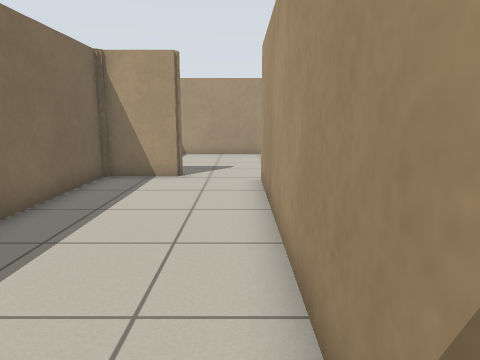
view 1 (above)

12 first-person views from a walk through a Stage world. The camera is 0.93 m above the floor, tilts 10° down and sees 70° across. The lines on the ground mark 1 m squares. The floor is counted in squares, 0.5 m on a side. Each view is taken from the middle of a square. On the plan, view 1 faces up. The plan holds only what a view shows up to about 17 squares ahead; the rest is blank. The robots in the file are not drawn.

view 2
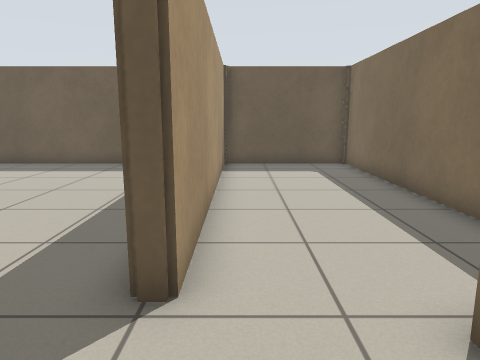

view 3
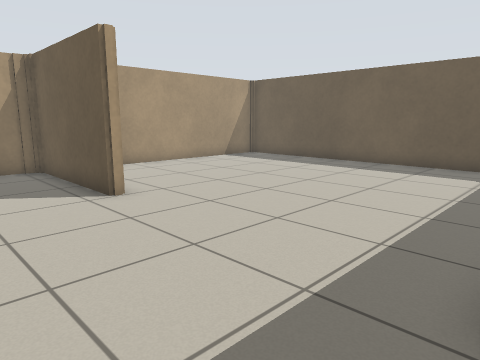

view 4
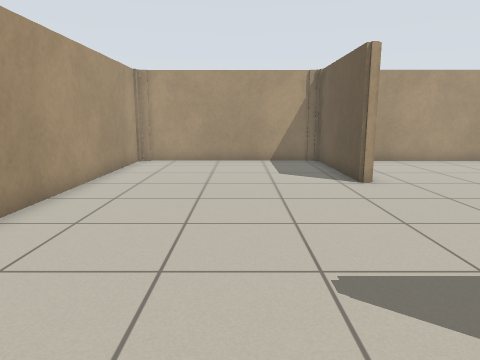

view 5
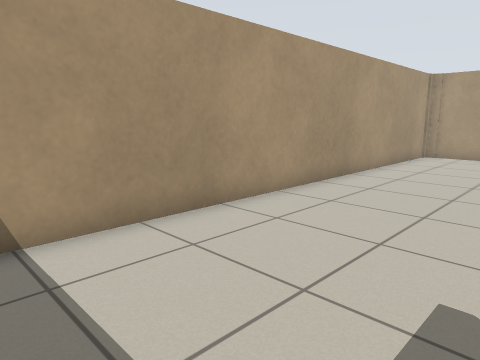

view 6
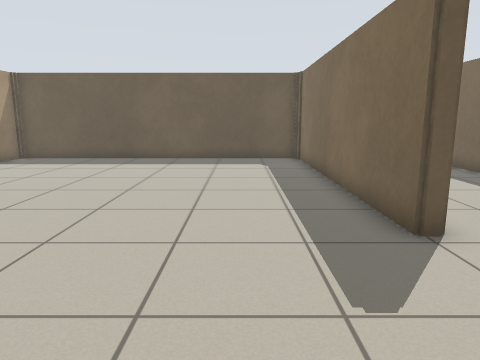

view 7
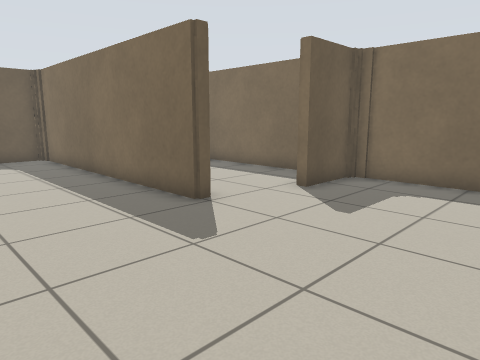

view 8
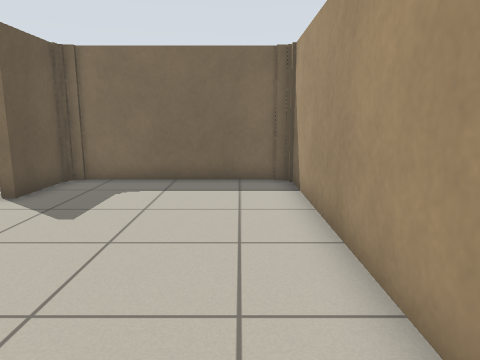

view 9
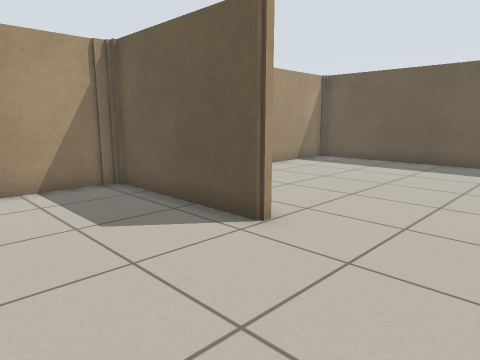

view 10
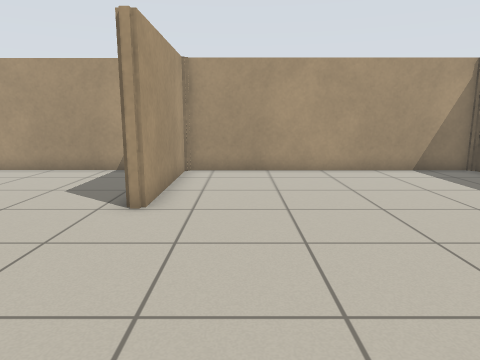

view 11
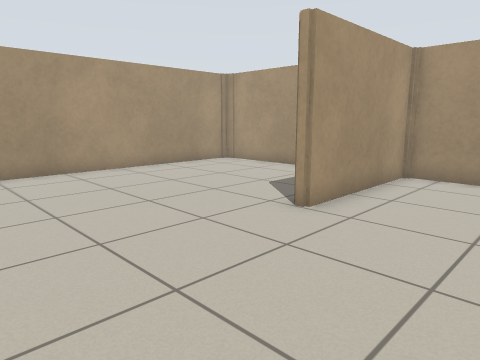

view 12
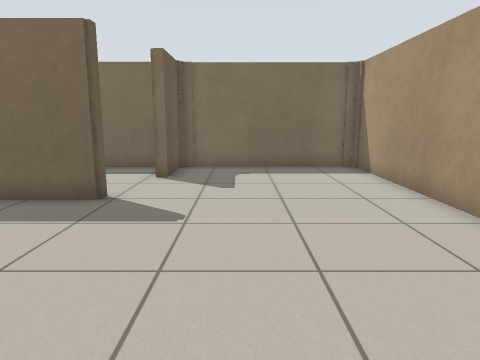

### Floor plan
Points are (right, up) in squares from view 1. A wall is a line through its corners. A room is listed if a view was taken in it or the views show most of it. See-through windows are left out.
Room 1 (view 1)
walls: (-2, 11.2) (-4.6, 11.2) (-4.6, -0.6) (0.7, -0.6) (0.7, 9.5)
ways out: opening at (-0.5, 10.5) to room 2
Room 2 (views 2, 3, 4, 5, 6, 7, 8, 9, 10, 11, 12)
walls: (0.7, 9.5) (0.7, 10.7) (1.2, 10.7) (1.2, -0.6) (14.6, -0.6) (14.6, 10) (9, 10) (9, 10.4) (14.6, 10.4) (14.6, 18.6) (-4.6, 18.6) (-4.6, 11.7) (-2, 11.7) (-2, 11.2)
ways out: opening at (-0.5, 10.5) to room 1

Positions as (right, up) in squares from view 1, and headings:
1: (0, 0), facing up
2: (0, 14), facing down
3: (1, 14), facing down-right
4: (-1, 14), facing right
5: (-4, 13), facing up-right
6: (4, 16), facing down
7: (6, 17), facing down-left
8: (6, 17), facing left
9: (5, 15), facing down-right
10: (2, 8), facing right
11: (3, 6), facing up-right
12: (9, 14), facing left
